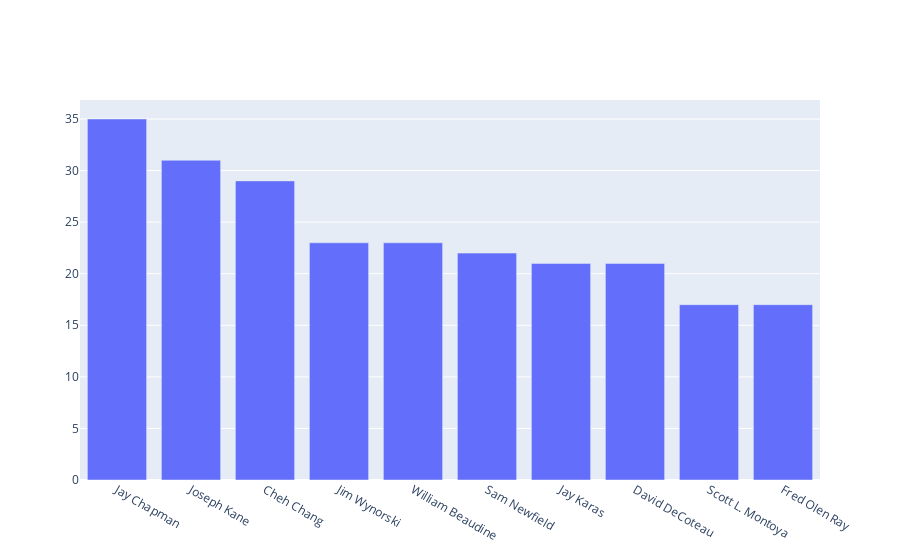

Notebook source saved alongside this figure:
### Code cell
#Directors with most movies
data = [go.Bar(
   x = list(director_c_10.keys()),
   y = list(director_c_10.values()))]
fig = go.Figure(data=data)
iplot(fig)

### Figure 1 — Plotly figure (JSON) as saved in the notebook; plotly's stock layout.template omitted (floating-point values rounded to 4 significant figures)
{"data": [{"type": "bar", "x": ["Jay Chapman", "Joseph Kane", "Cheh Chang", "Jim Wynorski", "William Beaudine", "Sam Newfield", "Jay Karas", "David DeCoteau", "Scott L. Montoya", "Fred Olen Ray"], "y": [35, 31, 29, 23, 23, 22, 21, 21, 17, 17]}], "layout": {}}
